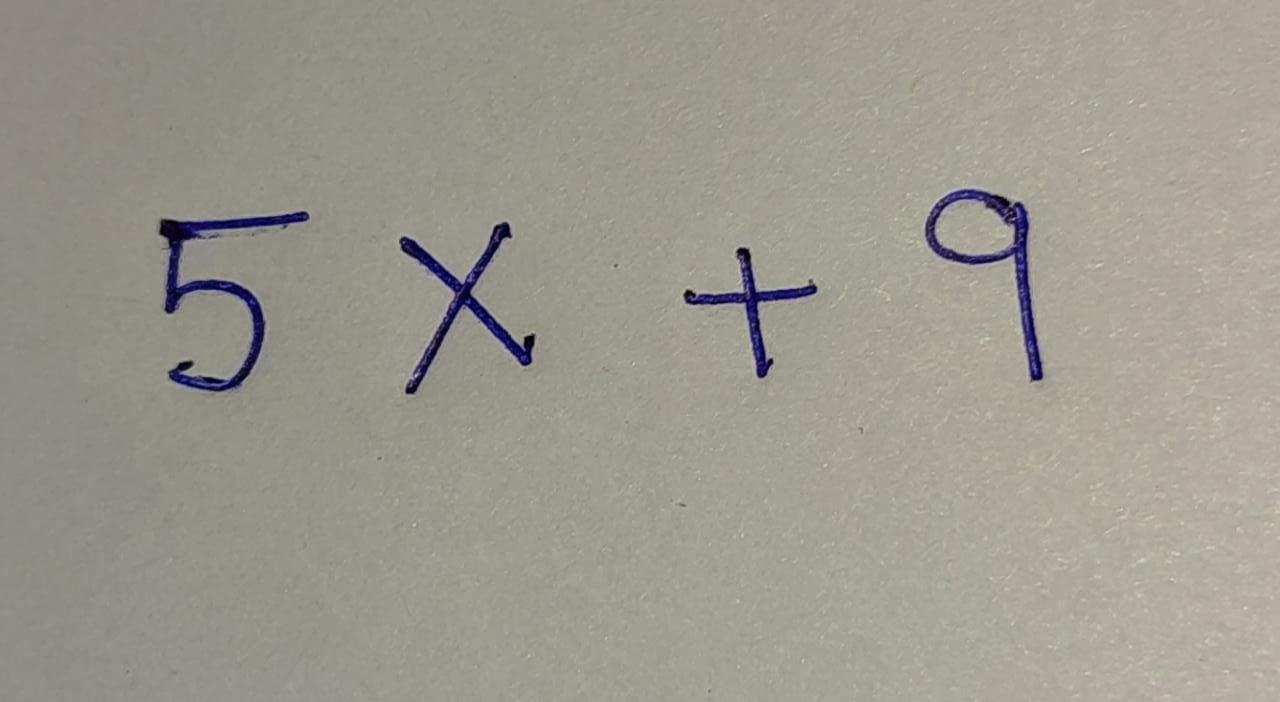
#> input picture data/uploads/eq_8.png, 1280 x 702 px; its folder holds only this picture in this run
$ python -i image_segmentation.py   (imports and definitions only)
#> lines starting #> are read from the running program, lines starting #| are printed output that depends on the picture; after the words box and inside, x2 and y2 are one past the last pixel; in counts of white or black regions, pixels touching at a corner belong together
import os

import cv2

def segment_upload():
    # Path to images
    image_dir = "../data/uploads"

    # Create a list of the images in the directory
    images = []
    for image_name in os.listdir(image_dir):
        image_path = os.path.join(image_dir, image_name)
        images.append(image_path)

    # Choose the only available image (there should be only one because the directory is cleared when the API is called)
    img = cv2.imread(images[0])
#> img is the input picture: shape (702, 1280, 3); mean B, G, R 142.4, 153.6, 156.3

    img = cv2.cvtColor(img, cv2.COLOR_BGR2GRAY)
#> img: shape (702, 1280)

    # Digital processing of the image
    ee_blackhat = cv2.getStructuringElement(cv2.MORPH_RECT, (50, 50))
    blackhat = cv2.morphologyEx(img, cv2.MORPH_BLACKHAT, ee_blackhat)
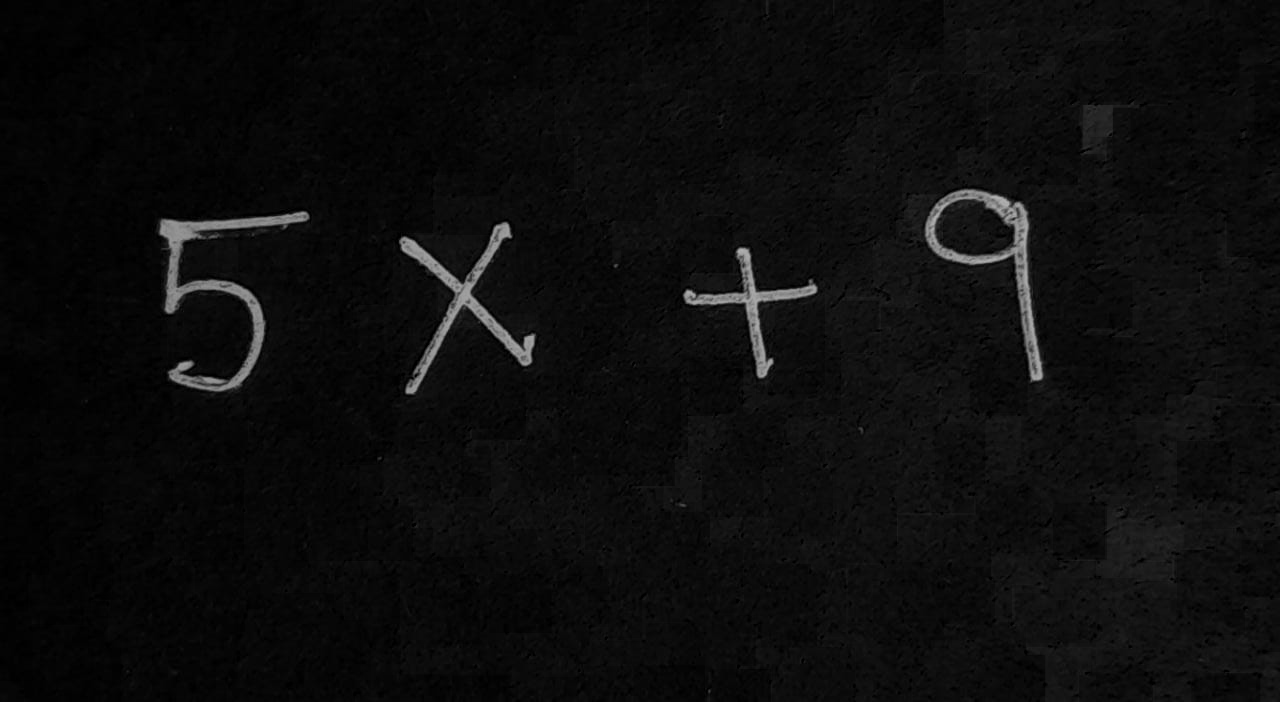
#> blackhat: shape (702, 1280); min 0, max 179, mean 12.6
    _, thresh = cv2.threshold(blackhat, 120, 255, cv2.THRESH_BINARY)
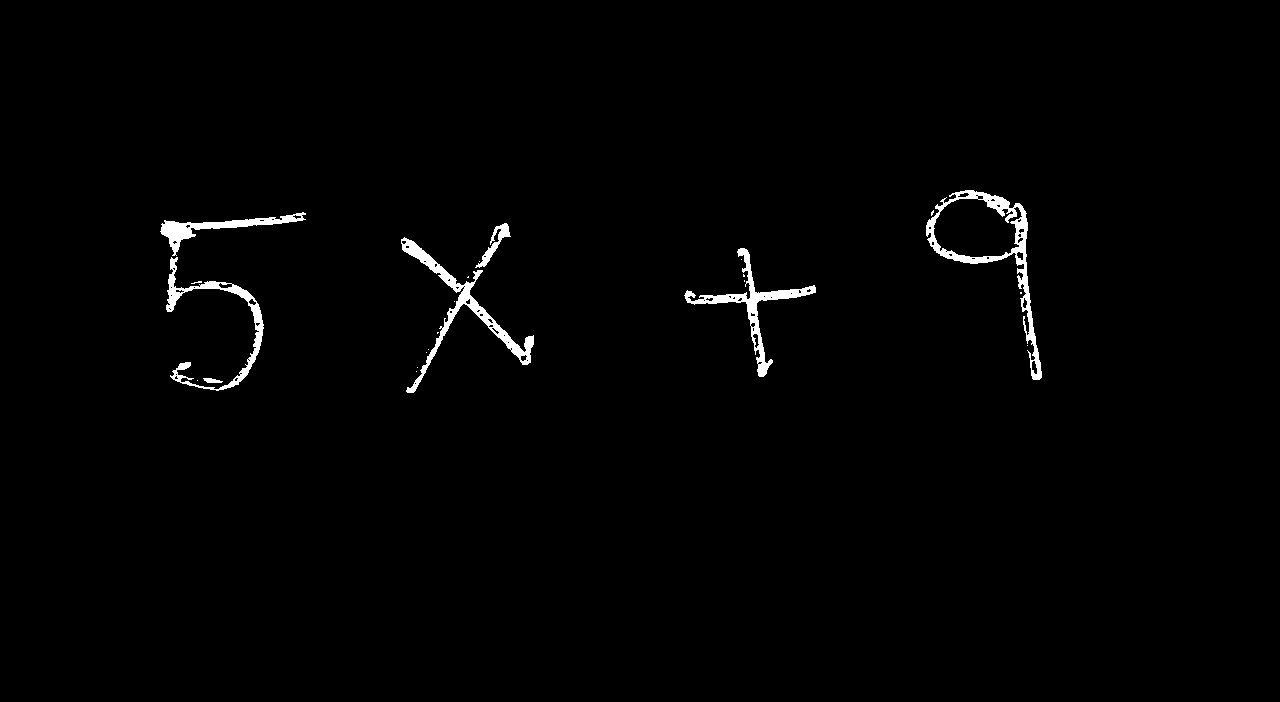
#> thresh: shape (702, 1280); 1.2% white; 23 white regions (16 under 20 px), largest, box (x1, y1, x2, y2) and area: (926, 190, 1042, 380) 2796, (401, 237, 534, 393) 2439, (684, 248, 816, 377) 1977

    ee = cv2.getStructuringElement(cv2.MORPH_RECT, (4, 4))
    img_processed = cv2.dilate(thresh, ee)
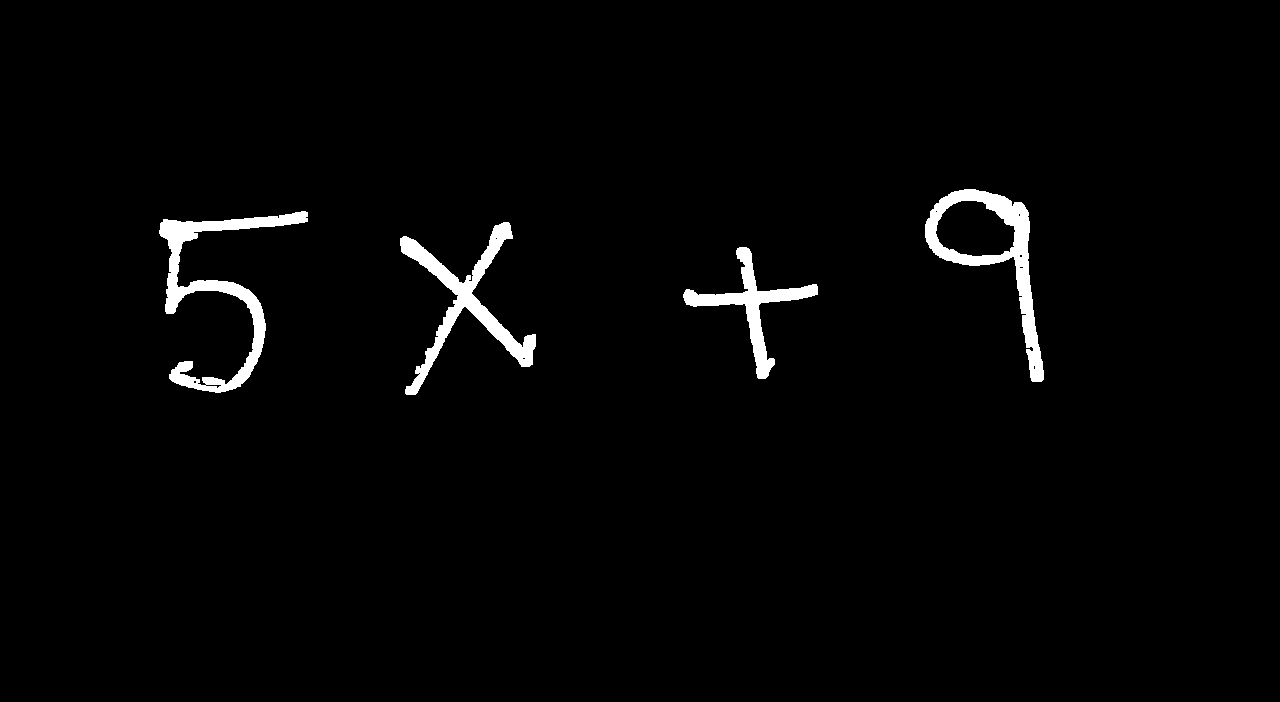
#> img_processed: shape (702, 1280); 2.1% white; 4 white regions

    cv2.imwrite(os.path.join("../data/equation_processed", "processed.png"), img_processed)

    # Find contours in the image
    contours, _ = cv2.findContours(img_processed, cv2.RETR_EXTERNAL, cv2.CHAIN_APPROX_SIMPLE)
#> contours = 4 contours; box (x1, y1, x2, y2) and area: (925, 189, 1044, 382) 7895, (159, 211, 308, 393) 5034, (400, 222, 536, 395) 4443, (683, 247, 818, 379) 2952

    srt_crt = sorted(contours, key=lambda _x: cv2.boundingRect(_x)[0])
#> srt_crt has the same summary as contours

    img_with_contours = img.copy()
    for i in range(len(srt_crt)):
        x, y, w, h = cv2.boundingRect(srt_crt[i])
        cv2.rectangle(img_with_contours, (x, y), (x + w, y + h), (0, 255, 0), 2)

        # TODO: Check for alignment of symbols on the x-axis (which means checking for equal signs)
        """
        if i < len(srt_crt) - 1:
            _x, _y, _w, _h = cv2.boundingRect(srt_crt[i+1])

            center = x + (w // 2)
            # Only equal symbols are aligned on the x-axis (one above the other)
            if center > _x:
                cv2.line(img_with_contours, (center, y), (center, y + h), (0, 255, 0), 10)
        """
#> this loop made 4 passes
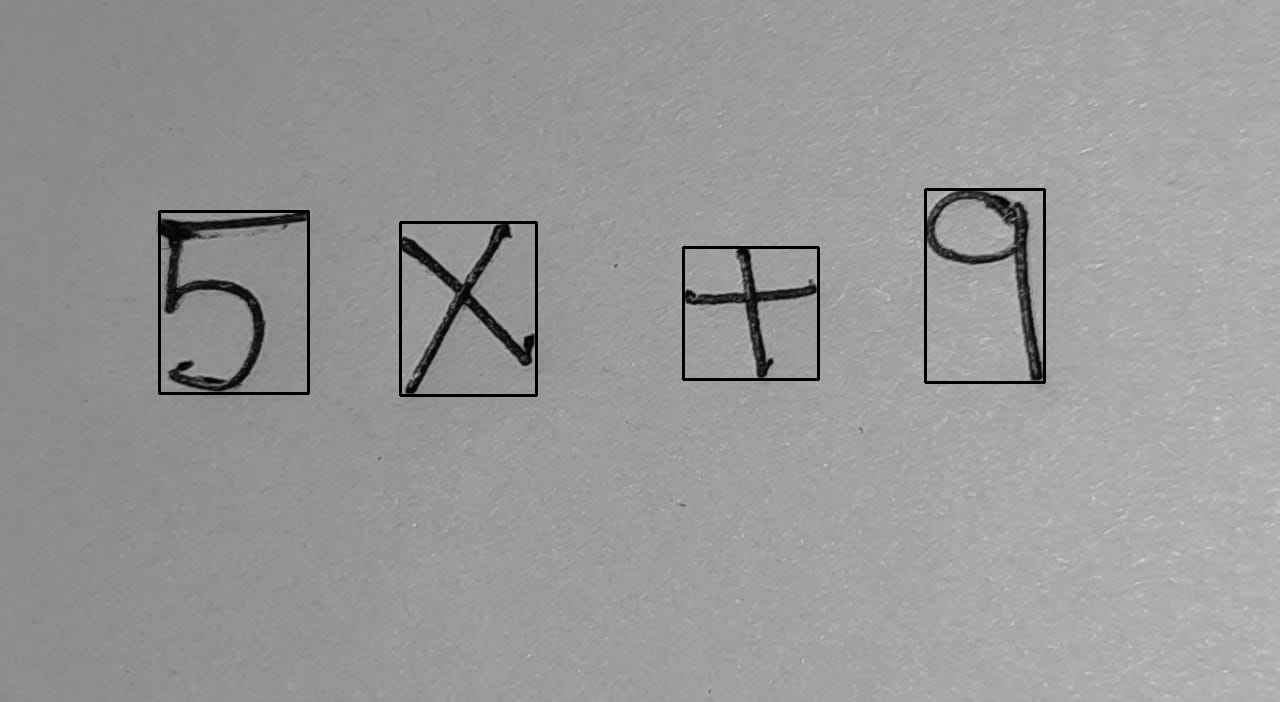
#> img_with_contours: shape (702, 1280); min 0, max 214, mean 151.8


    img_processed = cv2.bitwise_not(img_processed)
#> img_processed: shape (702, 1280); 97.9% white; 4 black regions, box (x1, y1, x2, y2) and area: (159, 211, 308, 393) 5505, (925, 189, 1044, 382) 4913, (400, 222, 536, 395) 4808, (683, 247, 818, 379) 3220
    img_with_contours = cv2.cvtColor(img_with_contours, cv2.COLOR_BGR2RGB)
#> img_with_contours: shape (702, 1280, 3)

    cv2.imwrite(os.path.join("../data/equation_processed", "contours.png"), img_with_contours)

    # Segmentation of the image
    path_to_save = "../data/equation_segmented"

    # Clear the directory
#> (the run stopped early here; a loop or call above may not have finished)
